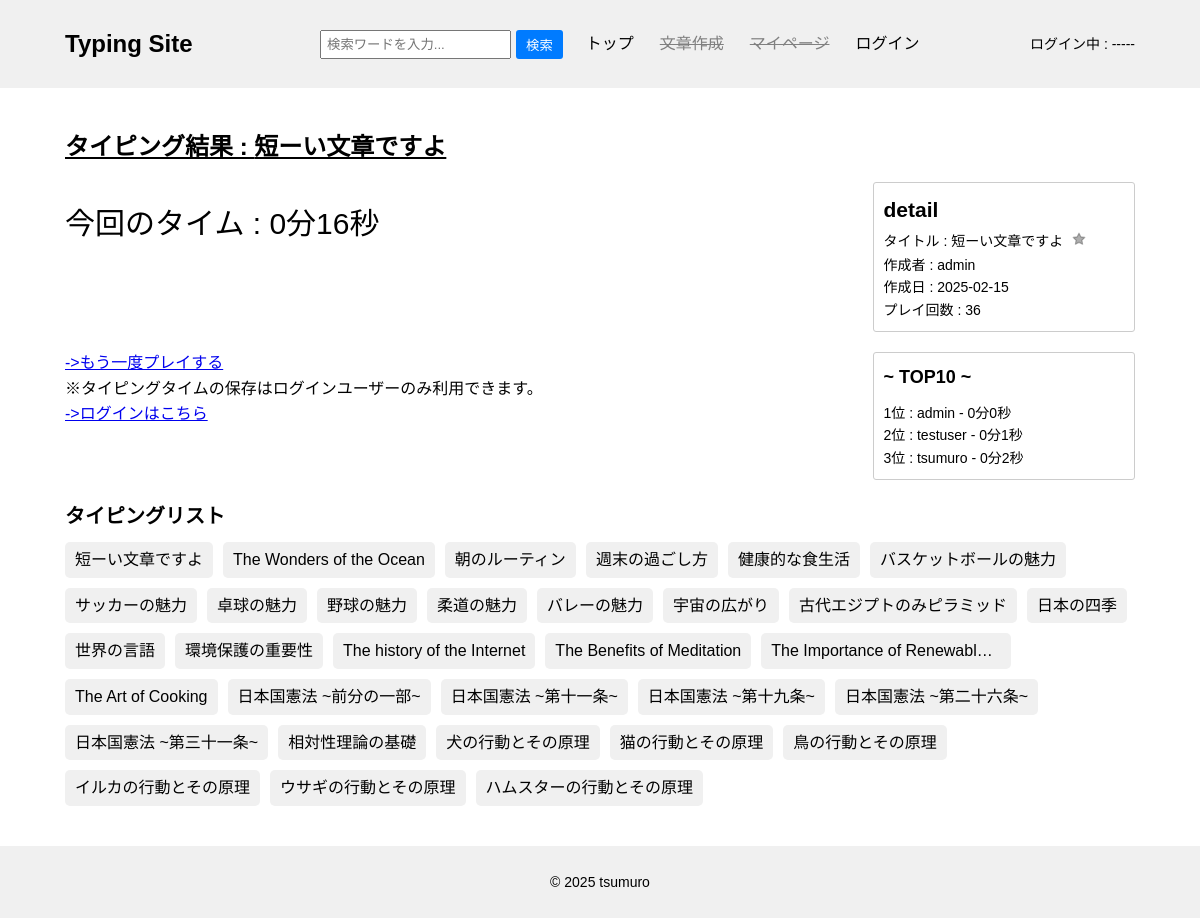
Page /guest_result/16/16 on the committed database.
### contentapp/models.py (models this page shows, shortened)
class Content(models.Model):
    user = models.ForeignKey(
        settings.AUTH_USER_MODEL,
        on_delete=models.SET_NULL,
        null=True,
        blank=True
    )
    title = models.CharField(max_length=50, unique=True)
    sentence = models.TextField()
    category = models.ForeignKey(
        Category,
        on_delete=models.SET_NULL,
        null=True,
        blank=True,
    )
    is_public = models.BooleanField(default=True)
    play_count = models.IntegerField(default=0)
    created_at = models.DateTimeField(auto_now_add=True)

### accounts/models.py (models this page shows)
class CustomUser(AbstractUser):
    pass

### typingapp/models.py (models this page shows, shortened)
class History(models.Model):
    user = models.ForeignKey(CustomUser, on_delete=models.CASCADE)
    title = models.ForeignKey(Content, on_delete=models.CASCADE)
    typing_time = models.IntegerField()

### typingapp/views.py (the view)
# urls.py: path('guest_result/<int:pk>/<int:typing_time>', views.GuestResultView.as_view(), name='guest_result'),
class GuestResultView(generic.DetailView):
    model = Content
    template_name = "guest_result.html"
    context_object_name = "content_object"
    def get_context_data(self, **kwargs):
        context = super().get_context_data(**kwargs)
        typing_time = self.kwargs.get("typing_time")
        context['typing_time'] = int(typing_time)
        context['ranking_list'] = History.objects.filter(title__title=self.object.title).order_by("typing_time")
        context['content_list'] = Content.objects.filter(is_public=True).order_by("-play_count")
        return context

### templatetags/custom_filters.py (called while the page is built)
@register.filter
def format_duration(seconds):
    minutes = seconds // 60
    remaining_seconds = seconds % 60
    return f"{minutes}分{remaining_seconds}秒"

### typingapp/templates/guest_result.html (shortened to what this page needs)
{% extends "base.html" %}
{% load custom_filters %}
{% block contents %}
<div class="index-content">
    <div class="typing-content">
        <div id="title">
            <p><strong>タイピング結果 : {{ content_object.title }} </strong></p>
        </div>
        <div class="result-time">
                <p>今回のタイム : {{ typing_time|format_duration }}</p>
        </div>
        <div id="result-comment">
            <a href="{% url "typingapp:typing" content_object.pk %}">->もう一度プレイする</a>
            <p>※タイピングタイムの保存はログインユーザーのみ利用できます。</p>
            <a href="{% url "accounts:login" %}"> ->ログインはこちら </a>
        </div>
    </div>
    <div class="info-content">
        <div class="detail-list">
            <form method="post">
                <p>
                    <h2>detail</h2>
                    タイトル : {{ content_object.title }}
                        <button type="submit" id="favorite-button" class="favorite-add-btn" title="お気に入り登録(ログインが必要)" disabled>
                            <svg xmlns="http://www.w3.org/2000/svg" width="24" height="24" viewBox="0 0 24 24" fill="currentColor" stroke="currentColor" stroke-width="2" stroke-linecap="round" stroke-linejoin="round">
                                <polygon points="12 2 15.09 8.26 22 9.27 17 14.14 18.18 21.02 12 17.77 5.82 21.02 7 14.14 2 9.27 8.91 8.26 12 2"></polygon>
                            </svg>
                        </button>
                    <br>
                    作成者 : {{ content_object.user }}
                    <br>
                    作成日 : {{ content_object.created_at|date:"Y-m-j" }}
                    <br>
                    プレイ回数 : {{ content_object.play_count }}
                </p>
            </form>
        </div>
        <div class="ranking_list">
            <h2>~ TOP10 ~</h2>
            <ul>
                {% for ranking in ranking_list|slice:":10" %}
                    <li>{{ forloop.counter }}位 : {{ ranking.user }} - {{ ranking.typing_time|format_duration }}</li>
                {% empty %}
                    <li>まだランキングがありません</li>
                {% endfor %}
            </ul>
        </div>
    </div>
</div>
<div class="content-list">
    <h2>タイピングリスト</h2>
    <ul>
        {% for content in content_list %}
        <li><a href="{% url "typingapp:typing" content.pk %}">{{ content.title }}</a></li>
        {% endfor %}
    </ul>
</div>
{% endblock %}

### typingproject/static/css/style.css (style rules this page uses)
* { margin: 0; padding: 0; box-sizing: border-box; }
body { font-family: Arial, sans-serif; line-height: 1.6; }
.index-content { display: flex; gap: 20px; margin-bottom: 20px; }
.typing-content { flex: 7.5; }
.info-content { flex: 2.5; }
.typing-content #title { font-size: 24px; margin-bottom: 15px; display: flex; align-items: center; gap: 10px; text-decoration: underline; }
.detail-list #favorite-button svg { width: 14px; height: 14px; }
.info-content .detail-list #favorite-button { font-size: 15px; }
.result-time { font-size: 30px; text-align: center; position: absolute; top: 200px; }
#result-comment { position: absolute; top:350px; }
.info-content { font-size: 14px; padding-top: 54px; }
.info-content .detail-list { margin-bottom: 20px; }
.detail-list, .ranking_list { padding: 10px; border: 1px solid #ccc; border-radius: 3px; }
.info-content .ranking_list h2 { font-size: 18px; margin-bottom: 10px; }
.info-content .ranking_list ul { list-style-type: none; padding-left: 0; }
.content-list { margin-top: 20px; }
.content-list h2 { font-size: 20px; margin-bottom: 10px; }
.content-list ul { display: flex; flex-wrap: wrap; gap: 10px; list-style-type: none; padding-left: 0; }
.content-list li { background-color: #f0f0f0; border-radius: 5px; display: inline-block; max-width: 250px; transition: transform 0.2s ease, box-shadow 0.2s ease; }
.content-list a { text-decoration: none; color: #000; display: block; padding: 5px 10px; white-space: nowrap; overflow: hidden; text-overflow: ellipsis; }
.favorite-delete-btn, .favorite-add-btn { background: none; border: none; cursor: pointer; padding: 5px; transition: all 0.3s ease; }
.favorite-add-btn svg { width: 20px; height: 20px; fill: #aeaeae; transition: all 0.3s ease; }

### rows in the picture
Content: title "短ーい文章ですよ", user "admin", created_at "2025-02-15", play_count "36"
History: user "admin", typing_time "0分0秒"
History: user "testuser", typing_time "0分1秒"
History: user "tsumuro", typing_time "0分2秒"
Content: title "The Wonders of the Ocean"
Content: title "朝のルーティン"
Content: title "週末の過ごし方"
Content: title "健康的な食生活"
Content: title "バスケットボールの魅力"
Content: title "サッカーの魅力"
Content: title "卓球の魅力"
Content: title "野球の魅力"
Content: title "柔道の魅力"
Content: title "バレーの魅力"
Content: title "宇宙の広がり"
Content: title "古代エジプトのみピラミッド"
Content: title "日本の四季"
Content: title "世界の言語"
Content: title "環境保護の重要性"
Content: title "The history of the Internet"
Content: title "The Benefits of Meditation"
Content: title "The Importance of Renewabl…"
Content: title "The Art of Cooking"
Content: title "日本国憲法 ~前分の一部~"
Content: title "日本国憲法 ~第十一条~"
Content: title "日本国憲法 ~第十九条~"
Content: title "日本国憲法 ~第二十六条~"
Content: title "日本国憲法 ~第三十一条~"
Content: title "相対性理論の基礎"
Content: title "犬の行動とその原理"
Content: title "猫の行動とその原理"
Content: title "鳥の行動とその原理"
Content: title "イルカの行動とその原理"
Content: title "ウサギの行動とその原理"
Content: title "ハムスターの行動とその原理"

### other values in the picture
{{ typing_time|format_duration }} "0分16秒"
